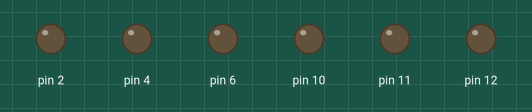
Recording of a sketch running on a simulated Arduino Uno, built with avr-gcc and run on an emulated ATmega328P. Parts: output pins drawn as LEDs (lit = HIGH).

Above: at 0.1 s.
At 5.1 s:
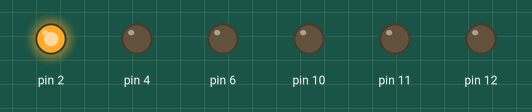
At 10.1 s:
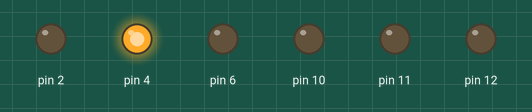
At 15.1 s:
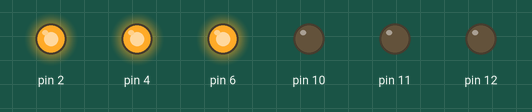
At 25.1 s:
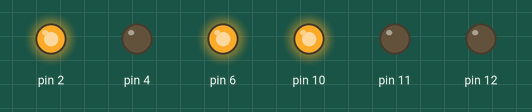
At 35.1 s:
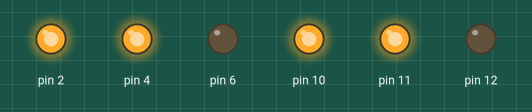
Timing chart, 0 to 36.6 s (numbered marks = the images above):
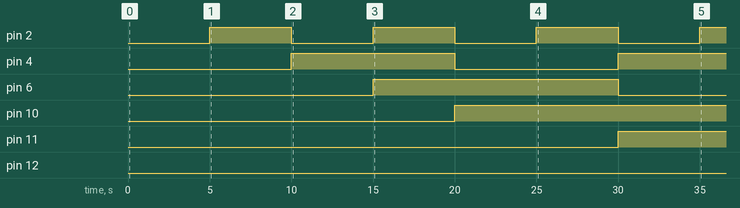

Measured:
- by itself, pin 2: alternates HIGH for 5.0 s and LOW for 5.0 s
- by itself, pin 4: LOW → HIGH at 10.0 s, → LOW 10.0 s later, → HIGH 10.0 s later
- by itself, pin 6: LOW → HIGH at 15.0 s, → LOW 15.0 s later
- by itself, pin 10: LOW → HIGH at 20.0 s
- by itself, pin 11: LOW → HIGH at 30.0 s

The sketch:

HW10Arduino.ino
```cpp
// HW10

void setup() {
  pinMode(2, OUTPUT);
  pinMode(4, OUTPUT);
  pinMode(6, OUTPUT);
  pinMode(10, OUTPUT);
  pinMode(11, OUTPUT);
  pinMode(12, OUTPUT);
}

void loop() {
  int p2v = (millis() / 5000) % 2; // 5 sec
  int p4v = (millis() / 10000) % 2; //10 sec
  int p6v = (millis() / 15000) % 2; //15 sec
  int p10v = (millis() / 20000) % 2; //20 sec
  int p11v = (millis() / 30000) % 2; //30 sec
  int p12v = (millis() / 60000) % 2; //60 sec
  digitalWrite(2, p2v);
  digitalWrite(4, p4v);
  digitalWrite(6, p6v);
  digitalWrite(10, p10v);
  digitalWrite(11, p11v);
  digitalWrite(12, p12v);
}
```
